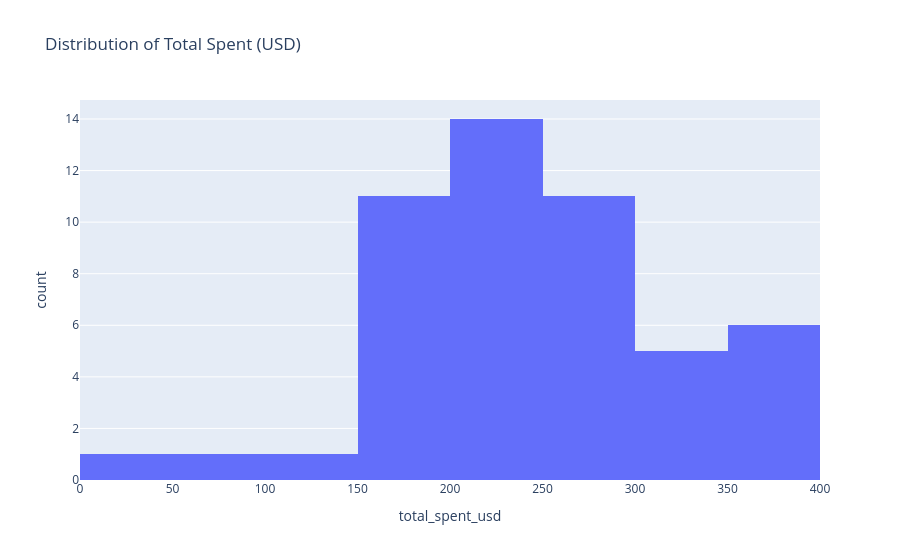

The code cell stored with this chart in its notebook:
### Code cell
import plotly.express as px

fig = px.histogram(
    bakery,
    x="total_spent_usd",
    nbins=15,
    title="Distribution of Total Spent (USD)",
)
fig.show()

### Figure 1 — Plotly figure (JSON) as saved in the notebook; plotly's stock layout.template omitted (floating-point values rounded to 4 significant figures)
{"data": [{"bingroup": "x", "hovertemplate": "total_spent_usd=%{x}<br>count=%{y}<extra></extra>", "legendgroup": "", "marker": {"color": "#636efa", "pattern": {"shape": ""}}, "name": "", "nbinsx": 15, "orientation": "v", "showlegend": false, "type": "histogram", "x": [351.9, 226.6, 37.59, 277.6, 218.4, 226.9, 286.2, 236.7, 267.2, 88.21, 174.6, 362.3, 248.5, 116.1, 164.2, 170.6, 258.2, 215.4, 197.3, 250.3, 288.2, 229.3, 204.0, 216.3, 277.2, 249.4, 311.4, 158.0, 188.0, 311.9, 185.8, 360.7, 362.4, 361.4, 179.6, 256.1, 210.5, 323.9, 386.5, 319.9, 250.7, 220.8, 301.9, 152.2, 292.9, 176.8, 299.6, 237.1, 218.9, 179.2], "xaxis": "x", "yaxis": "y"}], "layout": {"barmode": "relative", "legend": {"tracegroupgap": 0}, "title": {"text": "Distribution of Total Spent (USD)"}, "xaxis": {"anchor": "y", "domain": [0, 1], "title": {"text": "total_spent_usd"}}, "yaxis": {"anchor": "x", "domain": [0, 1], "title": {"text": "count"}}}}
